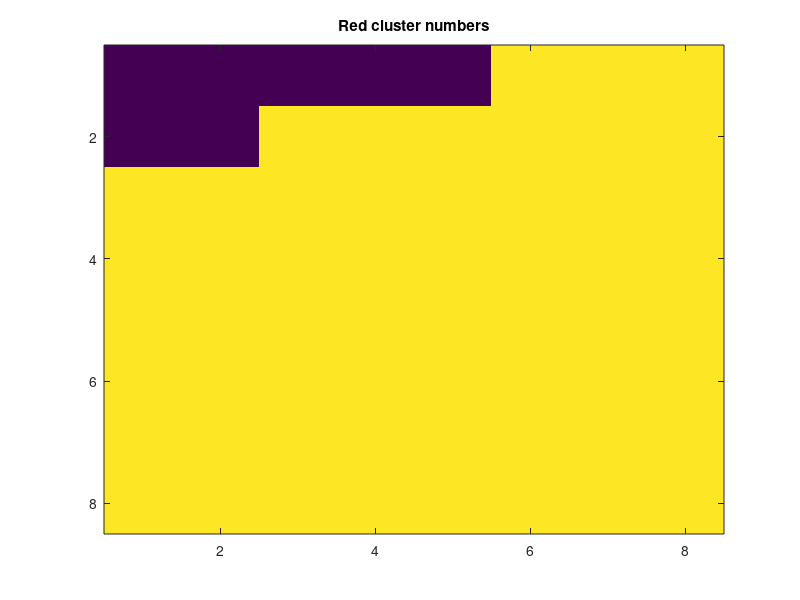
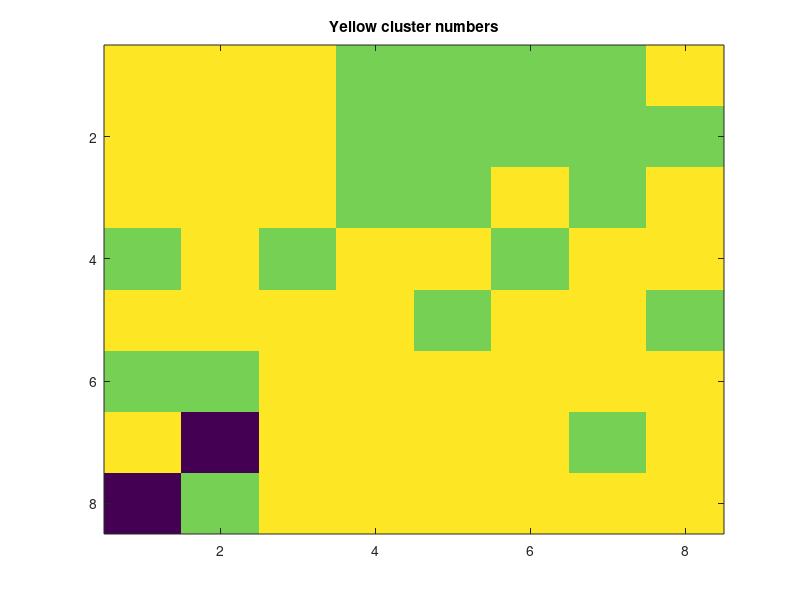

Here is the MATLAB script that generated these plots, in order:
numClusters = zeros(64,2);
if ~exist('data_sim2.mat')
    for i = 1:64
        if i < 37
            I = imread(['R_channel/sim_0' num2str(i + 63) '_cropped_1.png']);
        else
            I = imread(['R_channel/sim_' num2str(i + 63) '_cropped_1.png']);
        end
%         figure('position',[31 230 643 561]);  
%         imshow(I);
        I = rgb2gray(I);
        BW = imbinarize(I, .07);
        Icropped = imcrop(BW, [0 0 1360 880]);
        BW2 = bwareafilt(Icropped,[1200 Inf]);
        [labeled, num] = bwlabel(BW2);
        numClusters(i, 1) = num;
%         figure('position',[697 227 708 554]);
%         imshow(labeled)

        imwrite( labeled, ['clustered_r_' num2str(i) '.png'])


       if i < 37
            I = imread(['Y_channel/sim_0' num2str(i + 63) '_cropped_2.png']);
        else
            I = imread(['Y_channel/sim_' num2str(i + 63) '_cropped_2.png']);
       end
%         figure('position',[31 230 643 561]);  
%         imshow(I);
        I = rgb2gray(I);
        BW = imbinarize(I, .165);
        Icropped = imcrop(BW, [0 0 1360 880]);
        BW2 = bwareafilt(Icropped,[600 Inf]);
        [labeled, num] = bwlabel(BW2);
        numClusters(i, 2) = num;
%         figure('position',[697 227 708 554]);
%         imshow(labeled)
        imwrite( labeled, ['clustered_y_' num2str(i) '.png'])
    end
    save('data_sim2.mat', 'numClusters')
else
    load('data_sim2.mat')
end

 redArr = reshape(numClusters(:, 1), [8 8])
 redArr = redArr';
redArr = redArr .* (256 / max(numClusters(:, 1))); 
yArr = reshape(numClusters(:, 2), [8 8]);
yArr = yArr';
yArr = yArr .* (256 / max(numClusters(:, 2))); 

figure;
image(redArr)
colormap viridis
caxis([0 5])
title('Red cluster numbers');

figure;
image(yArr)
colormap viridis
caxis([0 5])
title('Yellow cluster numbers');

% numClusters